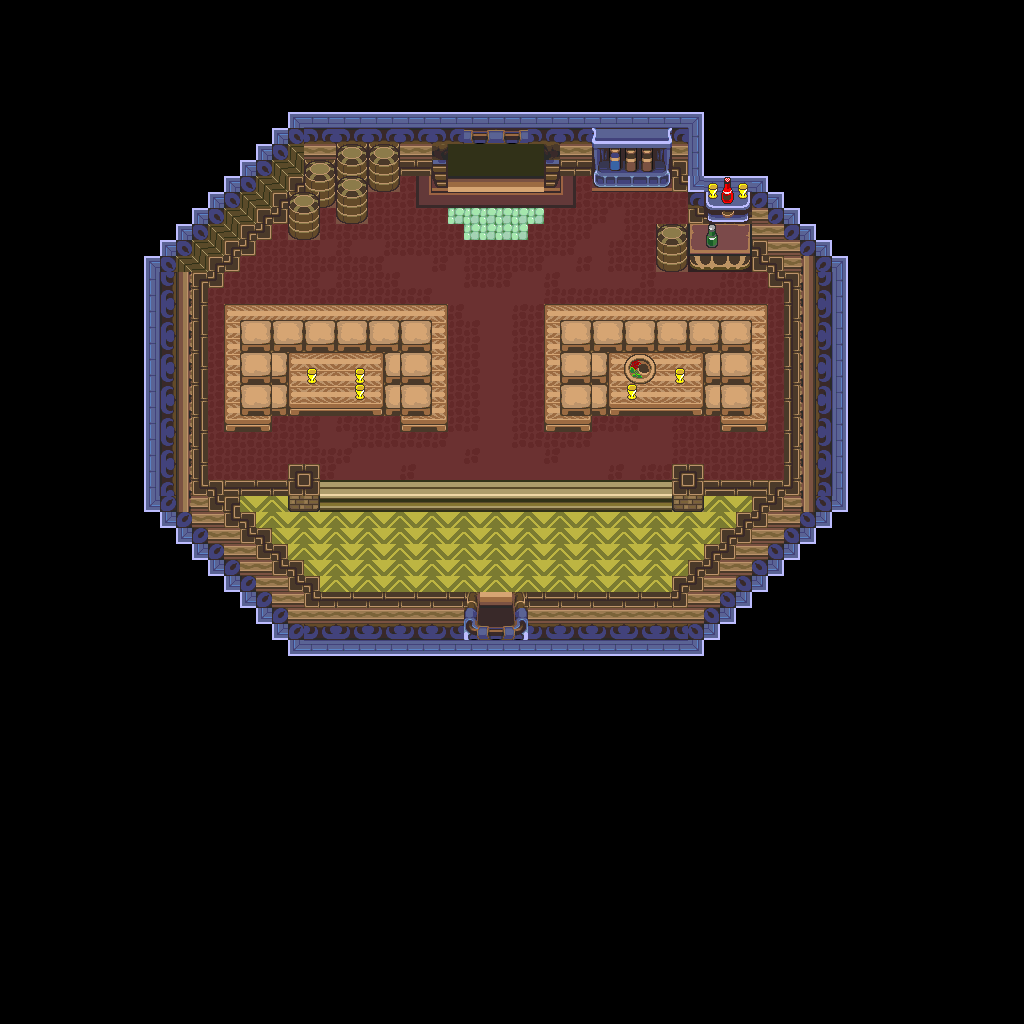

A level layout from a 2D game, rendered from its tile map. Below: a short description, then the map file with tile-grid data replaced by summaries:
An orthogonal 64x64 tile map with 16x16 px tiles, 1 tile layer (base), 1 hidden layer not drawn and 13 objects.

<map version="1.10" tiledversion="1.12.1" orientation="orthogonal" renderorder="right-down" width="64" height="64" tilewidth="16" tileheight="16" infinite="0" nextlayerid="3" nextobjectid="14">
 <tileset firstgid="1" source="../classiciphone_pics4.tsx" />
 <layer id="1" name="base" width="64" height="64">
  <data>[4096 cells, 4096 non-empty, 134 distinct tile ids]</data>
 </layer>
 <layer id="2" name="collision" width="64" height="64" visible="0">
  <properties><property name="collision" value="true" /></properties>
  <data>[4096 cells, 3426 non-empty, 1 distinct tile ids]</data>
 </layer>
 <objectgroup id="3" name="npcs">
  <object id="1" x="544.0" y="304.0" width="16" height="16">
   <properties>
    <property name="gani" value="circlesofa.png" />
    <property name="script" type="string">-- Auto-converted from GraalScript
-- // NPC made by PKT -GFX- (LAT)
-- if (created) {
self.dontblock = true
-- drawunderplayer;
end
-- if (playertouchsme) {
end</property>
   </properties>
  </object>
  <object id="2" x="224.0" y="304.0" width="16" height="16">
   <properties>
    <property name="gani" value="circlesofa.png" />
    <property name="script" type="string">-- Auto-converted from GraalScript
-- // NPC made by PKT -GFX- (LAT)
-- if (created) {
self.dontblock = true
-- drawunderplayer;
end
-- if (playertouchsme) {
end</property>
   </properties>
  </object>
  <object id="3" x="208.0" y="176.0" width="16" height="16">
   <properties>
    <property name="gani" value="lounge3.png" />
    <property name="script" type="string">-- Auto-converted from GraalScript
-- // NPC made by PKT -GFX- (LAT)
-- if (created) {
self.dontblock = true
-- drawunderplayer;
end
-- if (playertouchsme) {
end</property>
   </properties>
  </object>
  <object id="4" x="496.0" y="144.0" width="16" height="16">
   <properties>
    <property name="gani" value="fire.mng" />
    <property name="script" type="string">-- Auto-converted from GraalScript
-- // NPC made by Racil Coterie (Ventrue)
-- if (created) {
-- //setcoloreffect 1,1,0,0.99;
-- //GraalScript: Function setcoloreffect not found at line 3 in script of npcs[6] (in level guildco_lounge.nw at pos (31, 9))
-- // This doesn't work and was spamming RC chat with errors so I have disabled it. You probably need a clientside tag. -Ibo
-- sleep 0.2;
-- setimg fire.mng;
end
-- if (playertouchsme) {
end
-- [CLIENT-SIDE — server no-op]
-- if (playertouchsme &amp;&amp; strequals(#g,CO))
-- {
-- hide;
-- sleep 1.5;
-- show
-- }</property>
   </properties>
  </object>
  <object id="5" x="448.0" y="128.0" width="16" height="16">
   <properties>
    <property name="gani" value="fire.mng" />
    <property name="script" type="string">-- Auto-converted from GraalScript
-- // NPC made by Racil Coterie (Ventrue)
-- if (created) {
-- //setcoloreffect 1,1,0,0.99;
-- //GraalScript: Function setcoloreffect not found at line 3 in script of npcs[6] (in level guildco_lounge.nw at pos (28, 8))
-- // This doesn't work and was spamming RC chat with errors so I have disabled it. You probably need a clientside tag. -Ibo
-- sleep 0.2;
-- setimg fire.mng;
end
-- if (playertouchsme) {
end
-- [CLIENT-SIDE — server no-op]
-- if (playertouchsme &amp;&amp; strequals(#g,CO))
-- {
-- hide;
-- sleep 1.5;
-- show
-- }</property>
   </properties>
  </object>
  <object id="6" x="480.0" y="128.0" width="16" height="16">
   <properties>
    <property name="gani" value="fire.mng" />
    <property name="script" type="string">-- Auto-converted from GraalScript
-- // NPC made by Racil Coterie (Ventrue)
-- if (created) {
-- //setcoloreffect 1,1,0,0.99;
-- //GraalScript: Function setcoloreffect not found at line 3 in script of npcs[5] (in level guildco_lounge.nw at pos (31, 9))
-- // This doesn't work and was spamming RC chat with errors so I have disabled it. You probably need a clientside tag. -Ibo
-- sleep 0.2;
-- setimg fire.mng;
end
-- if (playertouchsme) {
end
-- [CLIENT-SIDE — server no-op]
-- if (playertouchsme &amp;&amp; strequals(#g,CO))
-- {
-- hide;
-- sleep 1.5;
-- show
-- }</property>
   </properties>
  </object>
  <object id="7" x="480.0" y="112.0" width="16" height="16">
   <properties>
    <property name="gani" value="fire.mng" />
    <property name="script" type="string">-- Auto-converted from GraalScript
-- // NPC made by Racil Coterie (Ventrue)
-- if (created) {
-- //setcoloreffect 1,1,0,0.99;
-- //GraalScript: Function setcoloreffect not found at line 3 in script of npcs[8] (in level guildco_lounge.nw at pos (30, 7))
-- // This doesn't work and was spamming RC chat with errors so I have disabled it. You probably need a clientside tag. -Ibo
-- sleep 0.2;
-- setimg fire.mng;
end
-- if (playertouchsme) {
end
-- [CLIENT-SIDE — server no-op]
-- if (playertouchsme &amp;&amp; strequals(#g,CO))
-- {
-- hide;
-- sleep 1.5;
-- show
-- }</property>
   </properties>
  </object>
  <object id="8" x="448.0" y="96.0" width="16" height="16">
   <properties>
    <property name="gani" value="light4.png" />
    <property name="script" type="string">-- Auto-converted from GraalScript
-- //NPC made by PKT -GFX- (LAT)
-- [CLIENT-SIDE — server no-op]
-- 
-- if (playerenters) {
-- dontblock;
-- setcoloreffect 1,0.5,0,0.5;
-- drawaslight;
-- }</property>
   </properties>
  </object>
  <object id="9" x="464.0" y="128.0" width="16" height="16">
   <properties>
    <property name="gani" value="fire.mng" />
    <property name="script" type="string">-- Auto-converted from GraalScript
-- // NPC made by Racil Coterie (Ventrue)
-- if (created) {
-- //setcoloreffect 1,1,0,0.99;
-- //GraalScript: Function setcoloreffect not found at line 3 in script of npcs[9] (in level guildco_lounge.nw at pos (29, 8))
-- // This doesn't work and was spamming RC chat with errors so I have disabled it. You probably need a clientside tag. -Ibo
-- sleep 0.2;
-- setimg fire.mng;
end
-- if (playertouchsme) {
end
-- [CLIENT-SIDE — server no-op]
-- if (playertouchsme &amp;&amp; strequals(#g,CO))
-- {
-- hide;
-- sleep 1.5;
-- show
-- }</property>
   </properties>
  </object>
  <object id="10" x="496.0" y="128.0" width="16" height="16">
   <properties>
    <property name="gani" value="fire.mng" />
    <property name="script" type="string">-- Auto-converted from GraalScript
-- // NPC made by Racil Coterie (Ventrue)
-- if (created) {
-- //setcoloreffect 1,1,0,0.99;
-- //GraalScript: Function setcoloreffect not found at line 3 in script of npcs[6] (in level guildco_lounge.nw at pos (31, 8))
-- // This doesn't work and was spamming RC chat with errors so I have disabled it. You probably need a clientside tag. -Ibo
-- sleep 0.2;
-- setimg fire.mng;
end
-- if (playertouchsme) {
end
-- [CLIENT-SIDE — server no-op]
-- if (playertouchsme &amp;&amp; strequals(#g,CO))
-- {
-- hide;
-- sleep 1.5;
-- show
-- }</property>
   </properties>
  </object>
  </objectgroup>
</map>
<!-- 3 of 13 objects omitted -->
